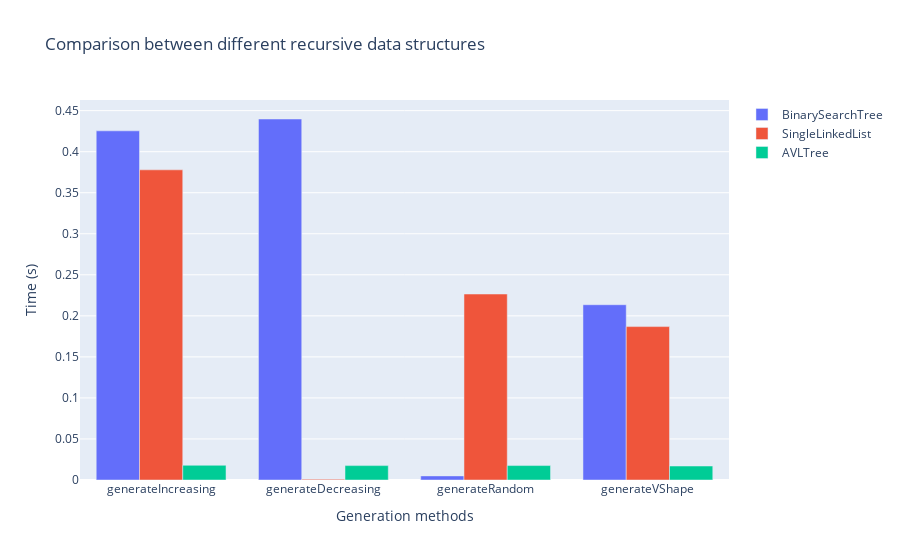

Source (notebook cell):
### Code cell
import plotly.graph_objects as go

fig = go.Figure()

for key, item in times.items():
    keys = list(item.keys())
    values = list(item.values())
    fig.add_trace(go.Bar(x=keys, y=values, name=key))

fig.update_layout(barmode='group',
                  title='Comparison between different recursive data structures',
                  xaxis_title='Generation methods',
                  yaxis_title='Time (s)')


fig.show()

### Figure 1 — Plotly figure (JSON) as saved in the notebook; plotly's stock layout.template omitted (floating-point values rounded to 4 significant figures)
{"data": [{"name": "BinarySearchTree", "type": "bar", "x": ["generateIncreasing", "generateDecreasing", "generateRandom", "generateVShape"], "y": [0.4254, 0.4398, 0.005, 0.2136]}, {"name": "SingleLinkedList", "type": "bar", "x": ["generateIncreasing", "generateDecreasing", "generateRandom", "generateVShape"], "y": [0.3779, 0.0009997, 0.2266, 0.1869]}, {"name": "AVLTree", "type": "bar", "x": ["generateIncreasing", "generateDecreasing", "generateRandom", "generateVShape"], "y": [0.01792, 0.01752, 0.01758, 0.01703]}], "layout": {"barmode": "group", "title": {"text": "Comparison between different recursive data structures"}, "xaxis": {"title": {"text": "Generation methods"}}, "yaxis": {"title": {"text": "Time (s)"}}}}
